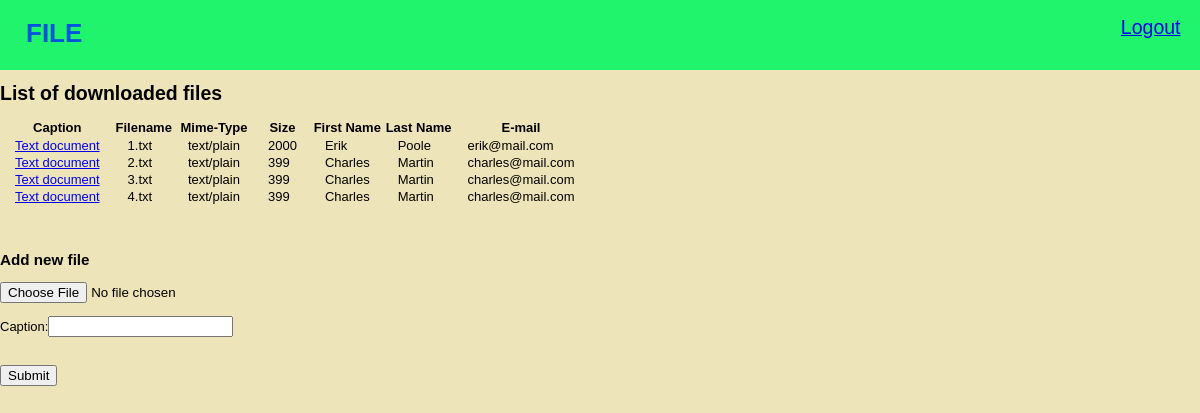
The app's page /index.php (signed in) with its own data.
### tables this page shows
CREATE TABLE IF NOT EXISTS `files` (
  `id` bigint(20) unsigned NOT NULL AUTO_INCREMENT,
  `id_user` int(11) NOT NULL,
  `caption` varchar(255) NOT NULL,
  `filename` varchar(255) NOT NULL,
  `type` varchar(255) NOT NULL,
  `size` int(11) NOT NULL,
  PRIMARY KEY (`id`),
  UNIQUE KEY `id` (`id`),
  KEY `id_user` (`id_user`)
);

CREATE TABLE IF NOT EXISTS `user` (
  `id` bigint(20) unsigned NOT NULL AUTO_INCREMENT,
  `email` varchar(255) NOT NULL,
  `password` varchar(255) NOT NULL,
  `first_name` varchar(255) NOT NULL,
  `last_name` varchar(255) NOT NULL,
  PRIMARY KEY (`id`),
  UNIQUE KEY `id` (`id`)
);

### index.php (the view, shortened to what this page needs)
<?php
$link = mysqli_connect('localhost', 'root', '', 'file');
?>
<!doctype html>
<html lang="en">
<head>
    <link href="main.css" media="all" rel="stylesheet" type="text/css">
</head>
<body>
<div id="header">
    <h1>FILE</h1>
    <p><a href="logout.php">Logout</a></p>
</div>
<div>
    <h2>List of downloaded files</h2>
    <table>
        <tr>
            <th>Caption</th>
            <th>Filename</th>
            <th>Mime-Type</th>
            <th>Size</th>
            <th>First Name</th>
            <th>Last Name</th>
            <th>E-mail</th>
        </tr>
       <?php
       $sql = "SELECT files.id, caption, filename, type, size, first_name, last_name, email
                      FROM files LEFT OUTER JOIN user ON files.id_user = user.id ORDER BY files.id  DESC";
       if ($result = mysqli_query($link, $sql)) :
           while ($row = mysqli_fetch_assoc($result)) :
        ?>
               <tr>
                   <td>
                       <a href="files/<?=htmlentities($row['filename'])?>?id=<?=urlencode($row['id'])?>">
                           <?=$row['caption']?>
                       </a>
                   </td>
                   <td><?=htmlentities($row['filename'])?></td>
                   <td><?=htmlentities($row['type'])?></td>
                   <td><?=htmlentities($row['size'])?></td>
                   <td><?=htmlentities($row['first_name'])?></td>
                   <td><?=htmlentities($row['last_name'])?></td>
                   <td><?=htmlentities($row['email'])?></td>
               </tr>
         <?php
           endwhile;
       endif;
      ?>
    </table>
</div>
<br/>
<br/>
<div>
    <h3>Add new file</h3>
    <form action="index.php" method="post" enctype="multipart/form-data" >
        <p><input type="file" name="filename"/></p>
        <p>Caption:<input type="text" name="caption"/></p>
        <br/>
        <input type="submit"  name="submit" value="Submit"/>
    </form>
</div>

### main.css (style rules this page uses)
html { height: 100%; width: 100%; }
body { width: 100%; height: 100%; margin: 0; padding: 0; border: 0; font-family: Verdana, Arial, Helvetica, sans-serif; font-size: 13px; line-height: 15px; background: #EEE4B9; }
#header { height: 70px; margin: 0; padding: 0; text-align: left; background: #1ff46C; color: #0055DD; }
#header h1 { float: left; padding: 1em; margin: 0; }
#header p { font-size: 1.5em; float: right; padding: 1em; margin: 0; }
td { padding: 0 1em; margin: 0; }

### records on screen
files: caption "Text document", filename "1.txt", type "text/plain", size "2000", id_user.first_name "Erik", id_user.last_name "Poole", id_user.email "erik@mail.com"
files: caption "Text document", filename "2.txt", type "text/plain", size "399", id_user.first_name "Charles", id_user.last_name "Martin", id_user.email "charles@mail.com"
files: caption "Text document", filename "3.txt", type "text/plain", size "399", id_user.first_name "Charles", id_user.last_name "Martin", id_user.email "charles@mail.com"
files: caption "Text document", filename "4.txt", type "text/plain", size "399", id_user.first_name "Charles", id_user.last_name "Martin", id_user.email "charles@mail.com"
